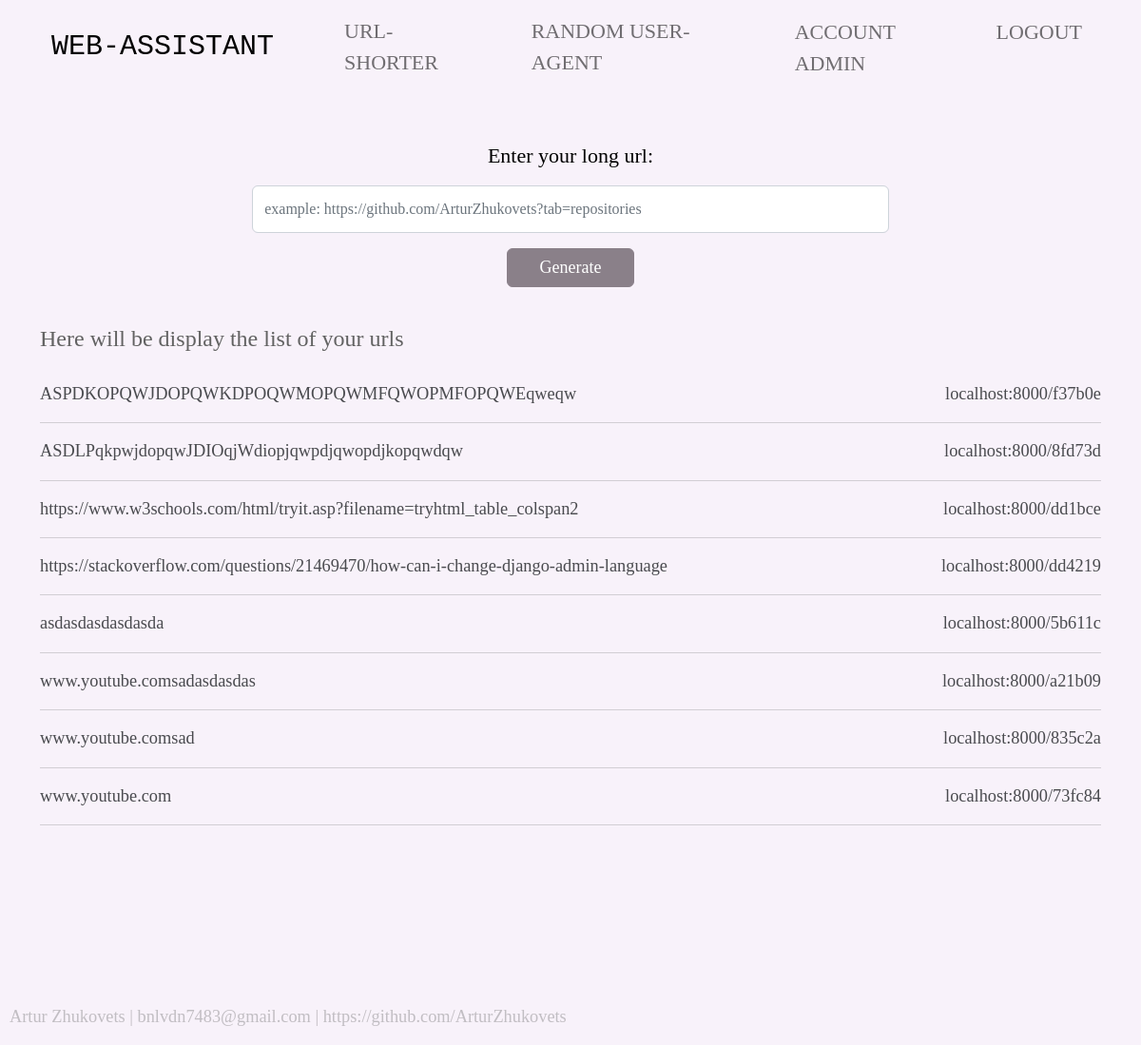
The app's page /shorter/ (signed in), older data.
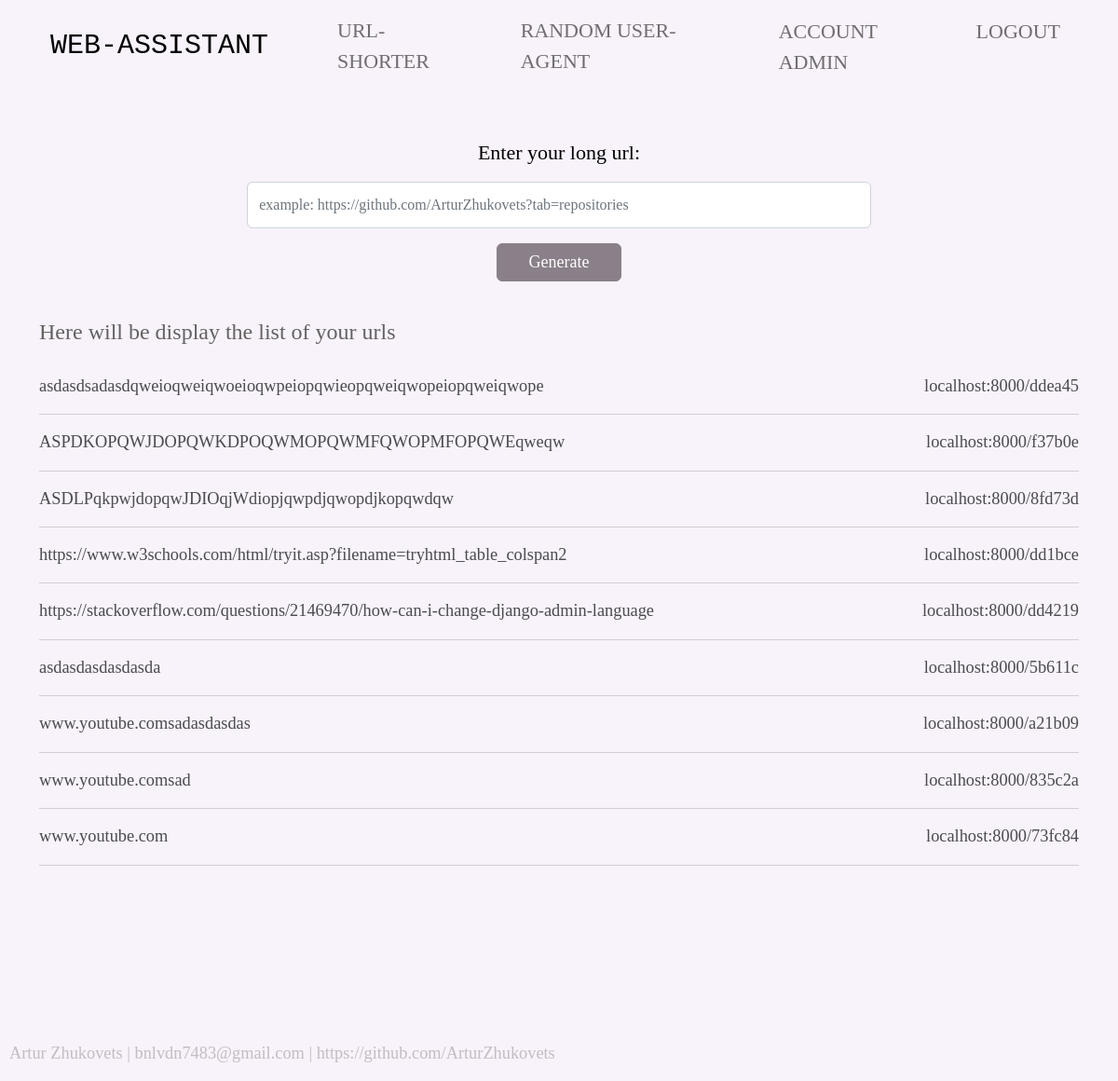
The same page, newer data.
### shorter/models.py (models this page shows, shortened)
class Url(models.Model):
    source_url = models.CharField(max_length=500, validators=[MinLengthValidator(8)])
    url_id = models.CharField(max_length=20)
    class Meta:
        ordering = ['-id']

### shorter/views.py (the view)
# urls.py: path('', shorter, name='shorter'),
def shorter(request):
    list_of_urls = Url.objects.all()
    url_id = str(uuid4())[:6]
    generated_url = DOMAIN + url_id
    if request.method == 'POST':
        form = UrlForm(request.POST)
        if form.is_valid() and not Url.objects.filter(source_url=form.cleaned_data['source_url']):
            new_url = Url(source_url=form.cleaned_data['source_url'], url_id=url_id)
            new_url.save()
            context = {'form': form, 'url_id': url_id, 'result':generated_url, 'list':list_of_urls, 'domain':DOMAIN}
            return render(request, 'shorter/shorter.html', context)
        else:
            error = 'This url is already exist'
            return render(request, 'shorter/shorter.html', {'form': form, 'error':error, 'list':list_of_urls, 'domain':DOMAIN})
    else:
        form = UrlForm()
    return render(request, 'shorter/shorter.html', context={'form': form, 'list':list_of_urls, 'domain':DOMAIN})

### shorter/forms.py
class UrlForm(ModelForm):
    class Meta:
        model = Url
        fields = ('source_url', )
        labels = {'source_url': 'Enter your long url'}
        widgets = {
            'source_url': TextInput(attrs={
                'class': 'form-control',
                'placeholder': 'example: https://github.com/ArturZhukovets?tab=repositories'
            })
        }
        error_messages = {'min_length': 'Your url is already too short! The new url will be longer'}

### shorter/templates/shorter/shorter.html (shortened to what this page needs)
{% extends 'base.html' %}
{% load static %}
{% block greetings %}
    {% if user.is_authenticated %}
    <div class="shorter-content">
    <form action="" method="post">
        {{ form.as_p }}
        <button class="btn btn-dark" type="submit"> Generate </button>
    </form>
    </div>
    <div class="list-shorter">
        <h3>Here will be display the list of your urls</h3>
        <ul>
            {% for item in list %}
            <li>
                <div class="short_url">
                <a href="{%url 'to_source_url' item.url_id %}">{{item.source_url}}</a>
                <a href="{%url 'to_source_url' item.url_id %}">{{domain}}{{item.url_id}}</a>
                </div>
            </li>
            <hr>
            {% endfor %}
        </ul>
    </div>
{% endif %}
{% endblock %}

Row changes from the older to the newer data that the page shows:
added Url: source_url "asdasdsadasdqweioqweiqwoeioqwpeiopqwieopqweiqwopeiopqweiqwope", domain "localhost:8000/", url_id "ddea45"
